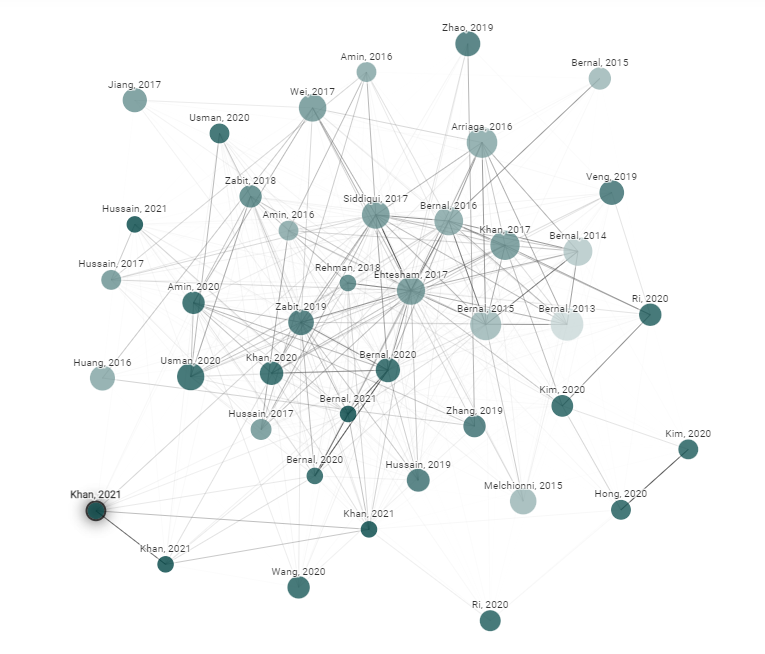
#> input picture graph.PNG, 765 x 654 px, found by its file name
$ jupyter execute fundamental_node_detect_orbs.ipynb   (older library calls are emulated)
#> lines starting #> are read from the running program, lines starting #| are printed output that depends on the picture
[cell 1]
from skimage import data
from skimage import transform
from skimage.feature import (match_descriptors, corner_harris,
                             corner_peaks, ORB, plot_matches)
from skimage.color import rgb2gray
import matplotlib.pyplot as plt
import cv2
import numpy as np
import matplotlib.lines as mlines


# Reading the input image
img = cv2.imread('graph.png')
#> img is the input picture: shape (654, 765, 3); mean B, G, R 247.3, 247.2, 246

# convert to grayscale
grayscale = cv2.cvtColor(img, cv2.COLOR_BGR2GRAY)


imager=cv2.imread('graph.png',0)
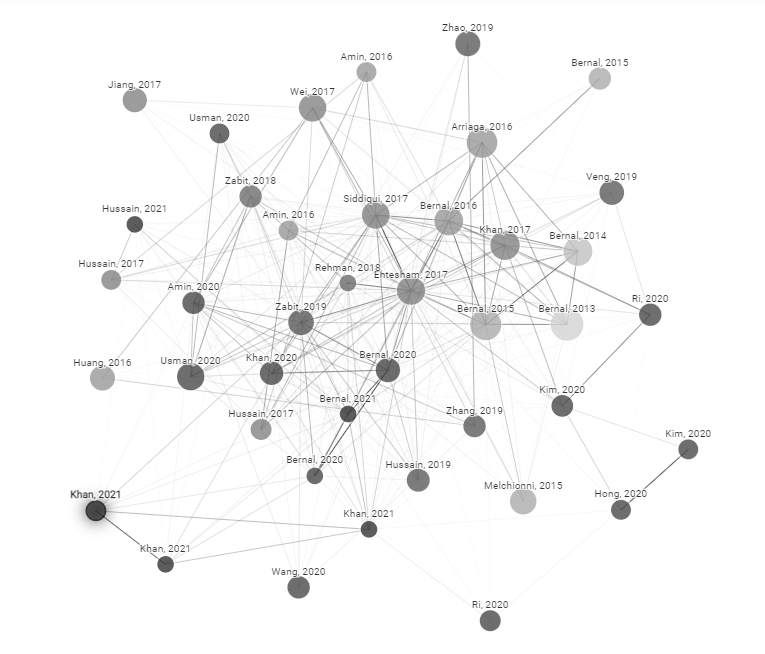
#> imager: shape (654, 765); min 27, max 255, mean 246.9
size1=2
gauss_kernel = np.ones((size1,size1),np.float32)/(size1*size1)
imager = cv2.filter2D(imager,-1,gauss_kernel)

size2=3
dil_kernel = np.ones((size2,size2), np.uint8)
img_dilation = cv2.dilate(img, dil_kernel, iterations=2)
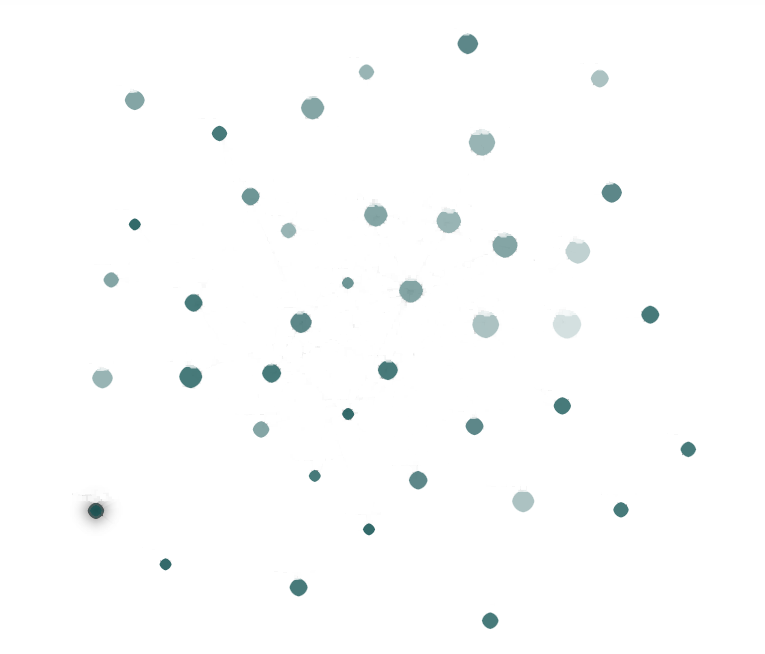
#> img_dilation: shape (654, 765, 3); mean B, G, R 252.8, 252.8, 252


# cv2.imshow('Input', img)
# cv2.imshow('Dilation', img_dilation)

# cv2.waitKey(0)


img_pre= cv2.cvtColor(img_dilation, cv2.COLOR_BGR2GRAY)
for i in range(img_pre.shape[0]):
    for j in range(img_pre.shape[1]):
        if img_pre[i,j]<=230:
            img_pre[i,j]=0
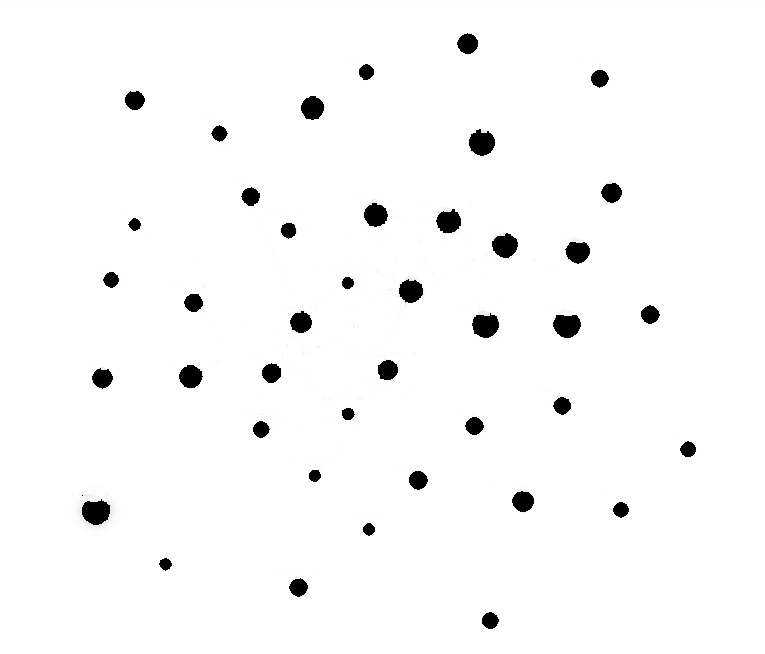
#> img_pre: shape (654, 765); min 0, max 255, mean 248.9

size1=2
gauss_kernel = np.ones((size1,size1),np.float32)/(size1*size1)
imager = cv2.filter2D(img_pre,-1,gauss_kernel)

size2=2
ero_kernel = np.ones((size2,size2), np.uint8)
img_ero = cv2.erode(imager , ero_kernel, iterations=1)


img1=img_ero

# Initiate ORB detector
orb = cv2.ORB_create()
# find the keypoints with ORB
kp = orb.detect(img1,None)
#> kp = 500 keypoints; strongest (x, y, size): (314, 478, 77.1), (164, 562, 77.1), (469, 426, 111.1), (477, 426, 111.1)

#---------------------Filtering of Keypoints-------------------
thresholder=31
keypointer=[]
for indie in range(len(kp)):
    if indie==0:
        keypointer.append(kp[indie])
    else:
        x=kp[indie].pt[0]
        y=kp[indie].pt[1]
        test_len=0
        for p in range(len(keypointer)):
            xp=keypointer[p].pt[0]
            yp=keypointer[p].pt[1]

            dist=((x-xp)**2+(y-yp)**2)**0.5

            if (dist>=thresholder):
                test_len+=1

        if test_len==len(keypointer):
            keypointer.append(kp[indie])
#> this loop made 500 passes
#> (x, y) on passes 2 to 13: (321, 476), (351, 421), (346, 421), (311, 481), (355, 416), (141, 227), (563, 415), (172, 563), (353, 410), (343, 410), (359, 70), (374, 70)
#> x on pass 100: 168
#> after the loop, keypointer = 40 keypoints; strongest (x, y, size): (416, 488, 77.1), (481, 130, 31), (109, 370, 31), (381, 379, 31)


print(len(keypointer))
#| 40
#-----------------------------------------------------------------------

def drawKeyPts(im,keyp,col,th):
#> called with col = (0, 255, 0), th = 5
    for curKey in keyp:
        x=np.int(curKey.pt[0])
        y=np.int(curKey.pt[1])
        size = 15
        cv2.circle(im,(x,y),size, col,thickness=th, lineType=8, shift=0)
#> this loop made 40 passes
#> (curKey, x, y) on passes 1 to 12: (keypoint at (499, 621), size 31, 499, 621), (keypoint at (321, 476), size 31, 321, 476), (keypoint at (351, 421), size 31, 351, 421), (keypoint at (141, 227), size 31, 141, 227), (keypoint at (563, 415), size 31, 563, 415), (keypoint at (172, 563), size 31, 172, 563), (keypoint at (359, 70), size 31, 359, 70), (keypoint at (299, 597), size 31, 299, 597), (keypoint at (87, 502), size 31, 87, 502), (keypoint at (344, 278), size 31, 344, 278), (keypoint at (269, 383), size 31, 269, 383), (keypoint at (381, 379), size 31, 381, 379)
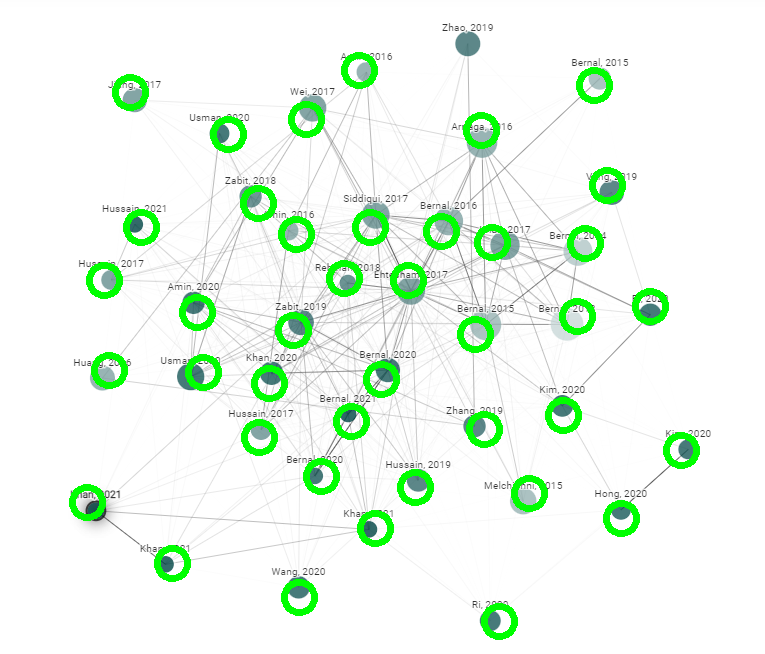
#> im: shape (654, 765, 3); mean B, G, R 235.7, 249.1, 234.9
    plt.imshow(im)
    return im

fig1 = plt.gcf()
imWithCircles = drawKeyPts(img,keypointer,(0,255,0),5)
# show the image
plt.imshow(imWithCircles)
plt.title("Number of Nodes detected: "+str(len(keypointer)))
plt.show()
#> figure, not shown here; B, G, R data is drawn as R, G, B
fig1.savefig('graph_nodes_detected.jpg',dpi=1000, bbox_inches='tight')
